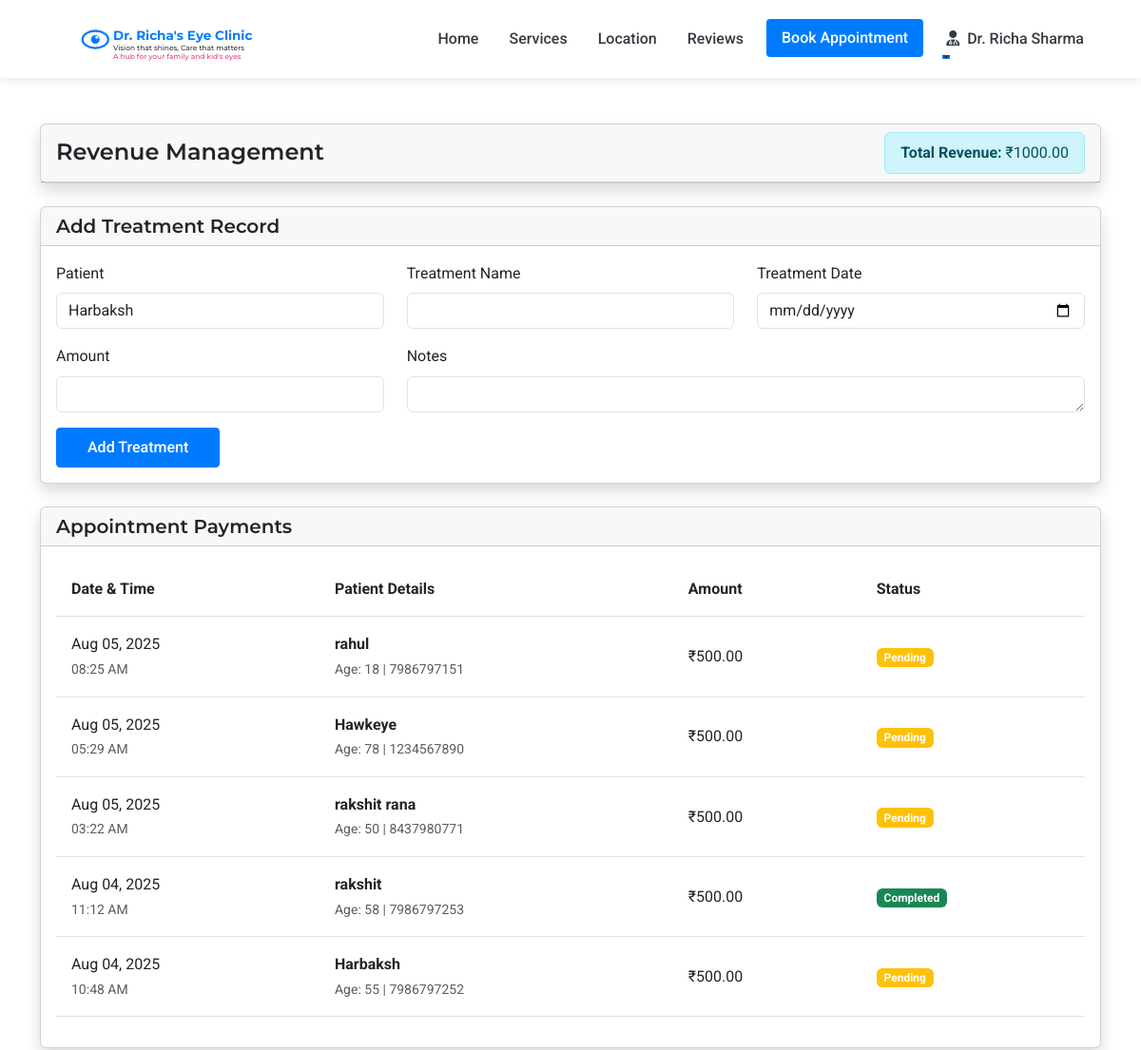
Before: /admin/revenue (signed in, upper part) with the older database file.
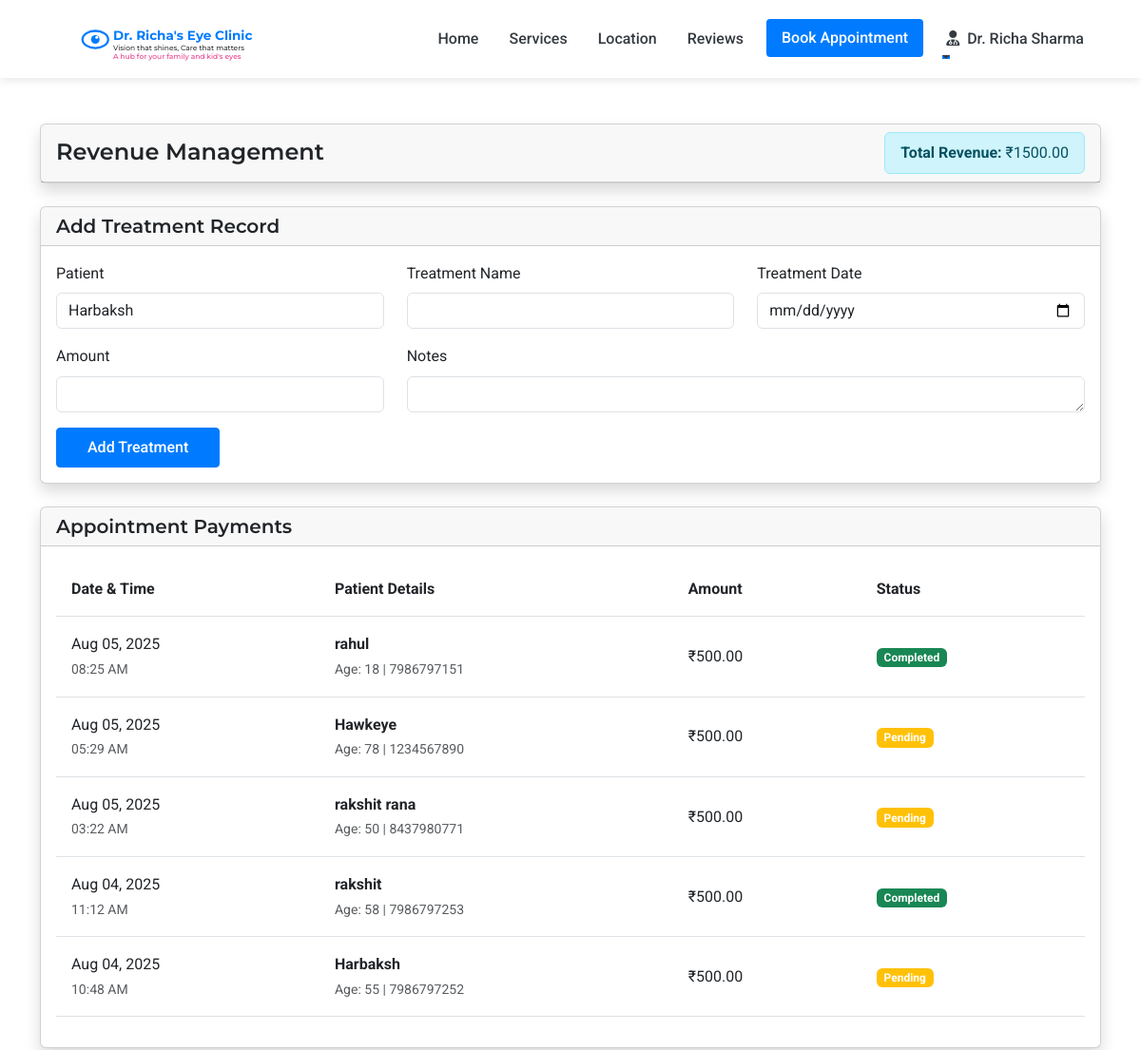
After: the same page with the newer database file.
### models.py (models this page shows, shortened)
class Payment(db.Model):
    id = db.Column(db.Integer, primary_key=True)
    appointment_id = db.Column(db.Integer, db.ForeignKey('appointment.id'), nullable=False)
    appointment = db.relationship('Appointment', backref=db.backref('payment', uselist=False))
    amount = db.Column(db.Float, nullable=False)
    payment_method = db.Column(db.String(50), nullable=False)  # cash, bank_transfer, upi
    transaction_id = db.Column(db.String(100), nullable=True)
    upi_id = db.Column(db.String(100), nullable=True)
    status = db.Column(db.String(20), default='pending')  # pending, completed, failed
    created_at = db.Column(db.DateTime, default=datetime.utcnow)

class Patient(UserMixin, db.Model):
    id = db.Column(db.Integer, primary_key=True)
    full_name = db.Column(db.String(100), nullable=False)
    mobile_number = db.Column(db.String(15), nullable=False)
    email = db.Column(db.String(100), nullable=True)
    age = db.Column(db.Integer, nullable=False)
    sex = db.Column(db.String(10), nullable=True)
    password_hash = db.Column(db.String(256), nullable=True)
    is_registered = db.Column(db.Boolean, default=False)
    created_at = db.Column(db.DateTime, nullable=False, default=datetime.utcnow)
    appointments = db.relationship('Appointment', backref='patient', lazy=True)
    doctor_prescriptions = db.relationship('DoctorPrescription', backref='patient', lazy=True)
    optometrist_prescriptions = db.relationship('OptometristPrescription', backref='patient', lazy=True)

### routes.py (the view, shortened to what this page needs)
@app.route('/admin/revenue', methods=['GET', 'POST'])
@login_required
def admin_revenue():
    if not isinstance(current_user, Doctor):
        flash('Access denied. Doctor privileges required.', 'danger')
        return redirect(url_for('index'))
    form = FlaskForm()  # Create a basic form for CSRF protection
    payments = (
        db.session.query(Payment, Patient)
        .join(Appointment, Payment.appointment_id == Appointment.id)
        .join(Patient, Appointment.patient_id == Patient.id)
        .filter(
            Payment.status != 'cancelled',
            Appointment.status != 'cancelled'
        )
        .order_by(Payment.created_at.desc())
        .all()
    )
    treatments = Treatment.query.order_by(Treatment.treatment_date.desc()).all()
    appointment_revenue = sum(payment.amount for payment, _ in payments if payment.status == 'completed')
    treatment_revenue = sum(treatment.amount for treatment in treatments)
    total_revenue = appointment_revenue + treatment_revenue
    patients = Patient.query.order_by(Patient.full_name).all()
    return render_template('admin/revenue.html', payments=payments, treatments=treatments, patients=patients, total_revenue=total_revenue, form=form)

### app.py (called while the page is built)
@login_manager.user_loader
def load_user(user_id):
    from models import Doctor, Assistant, Admin, Patient
    try:
        if user_id.startswith('doctor_'):
            return Doctor.query.get(int(user_id.split('_')[1]))
        elif user_id.startswith('assistant_'):
            return Assistant.query.get(int(user_id.split('_')[1]))
        elif user_id.startswith('admin_'):
            return Admin.query.get(int(user_id.split('_')[1]))
        else:
            return Patient.query.get(int(user_id))
    except (ValueError, AttributeError):
        return None

### routes.py (called while the page is built)
@app.context_processor
def inject_now():
    return {'now': datetime.now()}

### templates/admin/revenue.html (shortened to what the changed rows need)
{% extends 'layout.html' %}
{% block content %}
<div class="container py-5">
    <div class="row">
        <div class="col-12 mb-4">
            <div class="card shadow">
                <div class="card-header d-flex justify-content-between align-items-center">
                    <h4 class="mb-0">Revenue Management</h4>
                    <div class="alert alert-info mb-0 py-2">
                        <strong>Total Revenue:</strong> ₹{{ "%.2f"|format(total_revenue) }}
                    </div>
                </div>
            </div>
        </div>
        <div class="col-12 mb-4">
            <div class="card shadow">
                <div class="card-body">
                    <div class="table-responsive">
                        <table class="table table-hover">
                            <thead>
                                <tr>
                                    <th>Date & Time</th>
                                    <th>Patient Details</th>
                                    <th>Amount</th>
                                    <th>Status</th>
                                </tr>
                            </thead>
                            <tbody>
                                {% for payment, patient in payments %}
                                <tr>
                                    <td>
                                        {{ payment.created_at.strftime('%b %d, %Y') }}<br>
                                        <small class="text-muted">{{ payment.created_at.strftime('%I:%M %p') }}</small>
                                    </td>
                                    <td>
                                        <strong>{{ patient.full_name }}</strong><br>
                                        <small class="text-muted">Age: {{ patient.age }} | {{ patient.mobile_number }}</small>
                                    </td>
                                    <td>₹{{ "%.2f"|format(payment.amount) }}</td>
                                    <td>
                                        {% if payment.status == 'completed' %}
                                            <span class="badge bg-success">Completed</span>
                                        {% elif payment.status == 'pending' %}
                                            <span class="badge bg-warning">Pending</span>
                                        {% else %}
                                            <span class="badge bg-danger">{{ payment.status|title }}</span>
                                        {% endif %}
                                    </td>
                                </tr>
                                {% endfor %}
                            </tbody>
                        </table>
                    </div>
                </div>
            </div>
        </div>
    </div>
</div>
{% endblock %}

Changed rows visible on the page:
changed Payment "08:25 AM": status "Pending" → "Completed"
Other visible differences:
{{ "%.2f"|format(total_revenue) }}: "1000.00" → "1500.00"
